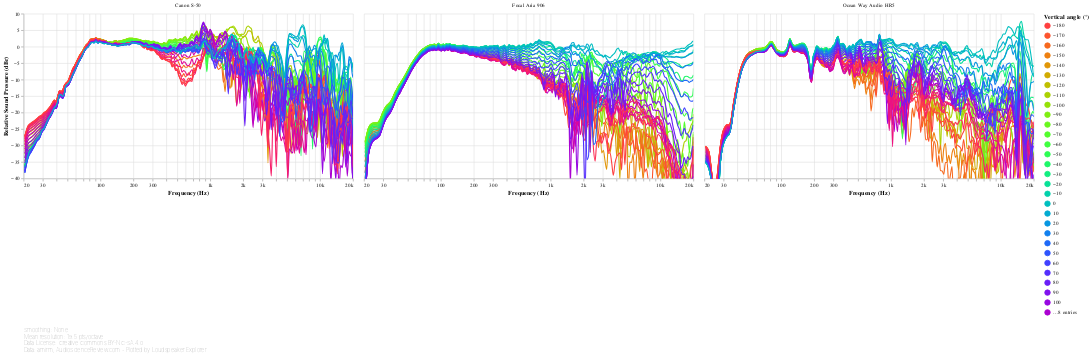

This figure's notebook cell:
### Code cell
#@markdown
off_axis_angles_chart('Vertical')

### Figure 1 — Vega-Lite specification as saved in the notebook (floating-point values rounded to 4 significant figures; data arrays with more than 128 entries replaced by an {"elided": "..."} marker saying what was removed)
{"config": {"view": {"continuousWidth": 400, "continuousHeight": 300, "opacity": 0}}, "vconcat": [{"data": {"name": "data-4b424f98f4e225de349b8585e5f045ca"}, "facet": {"type": "nominal", "field": "speaker", "title": null}, "spec": {"layer": [{"mark": {"type": "line", "clip": true, "interpolate": "monotone"}, "encoding": {"opacity": {"condition": {"value": 1, "selection": "selector021"}, "value": 0.2}}, "selection": {"selector021": {"type": "multi", "encodings": ["color"], "bind": "legend"}, "selector023": {"type": "interval", "bind": "scales", "encodings": ["x", "y"]}, "selector024": {"type": "single", "fields": ["angle"], "bind": {"input": "range", "max": 180, "min": -170, "name": "Vertical angle selector (°)", "step": 10}, "clear": "dblclick"}, "selector025": {"type": "single", "fields": ["speaker"], "bind": {"input": "select", "options": [null, "Canon S-50", "Focal Aria 906", "Ocean Way Audio HR5"], "labels": ["All", "Canon S-50", "Focal Aria 906", "Ocean Way Audio HR5"], "name": "Speaker: "}}}}, {"mark": {"type": "circle", "clip": true, "size": 100}, "encoding": {"fillOpacity": {"condition": {"value": 0.3, "selection": "selector022"}, "value": 0}}, "selection": {"selector022": {"type": "single", "on": "mouseover", "clear": "mouseout", "empty": "none", "encodings": ["x", "y"]}}}], "encoding": {"color": {"type": "quantitative", "field": "angle", "legend": {"gradientLength": 300, "type": "gradient", "values": [-180, -170, -160, -150, -140, -130, -120, -110, -100, -90, -80, -70, -60, -50, -40, -30, -20, -10, 0, 10, 20, 30, 40, 50, 60, 70, 80, 90, 100, 110, 120, 130, 140, 150, 160, 170, 180]}, "scale": {"domain": [-180, 180], "scheme": "sinebow"}, "title": "Vertical angle (°)"}, "tooltip": [{"type": "nominal", "field": "key", "title": "Vertical angle (°)"}, {"type": "quantitative", "field": "frequency", "format": ".03s", "title": "Frequency (Hz)"}, {"type": "quantitative", "field": "value", "format": ".2f", "title": "Value (dB)"}], "x": {"type": "quantitative", "axis": {"format": "s"}, "field": "frequency", "scale": {"base": 10, "domain": [20, 20000], "nice": false, "type": "log"}, "title": "Frequency (Hz)"}, "y": {"type": "quantitative", "axis": {"grid": true}, "field": "value", "scale": {"domain": [-40, 10]}, "title": ["Relative Sound Pressure (dBr)"]}}, "height": 300, "transform": [{"flatten": ["frequency", "-100", "-10", "-110", "-120", "-130", "-140", "-150", "-160", "-170", "-20", "-30", "-40", "-50", "-60", "-70", "-80", "-90", "+100", "+10", "+110", "+120", "+130", "+140", "+150", "+160", "+170", "+180", "+20", "+30", "+40", "+50", "+60", "+70", "+80", "+90", "+0"]}, {"fold": ["-100", "-10", "-110", "-120", "-130", "-140", "-150", "-160", "-170", "-20", "-30", "-40", "-50", "-60", "-70", "-80", "-90", "+100", "+10", "+110", "+120", "+130", "+140", "+150", "+160", "+170", "+180", "+20", "+30", "+40", "+50", "+60", "+70", "+80", "+90", "+0"]}, {"calculate": "toNumber(datum['key'])", "as": "angle"}, {"filter": {"selection": "selector024"}}], "width": 600}, "transform": [{"filter": {"selection": "selector025"}}]}, {"mark": "text", "height": 1, "title": {"text": ["Smoothing: None", "Mean resolution: 19.5 pts/octave", "Data License: Creative Commons BY-NC-SA 4.0", "Data: amirm, AudioScienceReview.com - Plotted by Loudspeaker Explorer"], "anchor": "start", "color": "gray", "fontSize": 10, "fontWeight": "lighter"}, "width": 600}], "resolve": {"legend": {"color": "independent"}}, "$schema": "https://vega.github.io/schema/vega-lite/v4.8.1.json", "datasets": {"data-4b424f98f4e225de349b8585e5f045ca": [{"speaker": "Canon S-50", "frequency": {"elided": "194 float values"}, "-100": {"elided": "194 float values"}, "-10": {"elided": "194 float values"}, "-110": {"elided": "194 float values"}, "-120": {"elided": "194 float values"}, "-130": {"elided": "194 float values"}, "-140": {"elided": "194 float values"}, "-150": {"elided": "194 float values"}, "-160": {"elided": "194 float values"}, "-170": {"elided": "194 float values"}, "-20": {"elided": "194 float values"}, "-30": {"elided": "194 float values"}, "-40": {"elided": "194 float values"}, "-50": {"elided": "194 float values"}, "-60": {"elided": "194 float values"}, "-70": {"elided": "194 float values"}, "-80": {"elided": "194 float values"}, "-90": {"elided": "194 float values"}, "+100": {"elided": "194 float values"}, "+10": {"elided": "194 float values"}, "+110": {"elided": "194 float values"}, "+120": {"elided": "194 float values"}, "+130": {"elided": "194 float values"}, "+140": {"elided": "194 float values"}, "+150": {"elided": "194 float values"}, "+160": {"elided": "194 float values"}, "+170": {"elided": "194 float values"}, "+180": {"elided": "194 float values"}, "+20": {"elided": "194 float values"}, "+30": {"elided": "194 float values"}, "+40": {"elided": "194 float values"}, "+50": {"elided": "194 float values"}, "+60": {"elided": "194 float values"}, "+70": {"elided": "194 float values"}, "+80": {"elided": "194 float values"}, "+90": {"elided": "194 float values"}, "+0": {"elided": "194 float values"}}, {"speaker": "Focal Aria 906", "frequency": {"elided": "194 float values"}, "-100": {"elided": "194 float values"}, "-10": {"elided": "194 float values"}, "-110": {"elided": "194 float values"}, "-120": {"elided": "194 float values"}, "-130": {"elided": "194 float values"}, "-140": {"elided": "194 float values"}, "-150": {"elided": "194 float values"}, "-160": {"elided": "194 float values"}, "-170": {"elided": "194 float values"}, "-20": {"elided": "194 float values"}, "-30": {"elided": "194 float values"}, "-40": {"elided": "194 float values"}, "-50": {"elided": "194 float values"}, "-60": {"elided": "194 float values"}, "-70": {"elided": "194 float values"}, "-80": {"elided": "194 float values"}, "-90": {"elided": "194 float values"}, "+100": {"elided": "194 float values"}, "+10": {"elided": "194 float values"}, "+110": {"elided": "194 float values"}, "+120": {"elided": "194 float values"}, "+130": {"elided": "194 float values"}, "+140": {"elided": "194 float values"}, "+150": {"elided": "194 float values"}, "+160": {"elided": "194 float values"}, "+170": {"elided": "194 float values"}, "+180": {"elided": "194 float values"}, "+20": {"elided": "194 float values"}, "+30": {"elided": "194 float values"}, "+40": {"elided": "194 float values"}, "+50": {"elided": "194 float values"}, "+60": {"elided": "194 float values"}, "+70": {"elided": "194 float values"}, "+80": {"elided": "194 float values"}, "+90": {"elided": "194 float values"}, "+0": {"elided": "194 float values"}}, {"speaker": "Ocean Way Audio HR5", "frequency": {"elided": "194 float values"}, "-100": {"elided": "194 float values"}, "-10": {"elided": "194 float values"}, "-110": {"elided": "194 float values"}, "-120": {"elided": "194 float values"}, "-130": {"elided": "194 float values"}, "-140": {"elided": "194 float values"}, "-150": {"elided": "194 float values"}, "-160": {"elided": "194 float values"}, "-170": {"elided": "194 float values"}, "-20": {"elided": "194 float values"}, "-30": {"elided": "194 float values"}, "-40": {"elided": "194 float values"}, "-50": {"elided": "194 float values"}, "-60": {"elided": "194 float values"}, "-70": {"elided": "194 float values"}, "-80": {"elided": "194 float values"}, "-90": {"elided": "194 float values"}, "+100": {"elided": "194 float values"}, "+10": {"elided": "194 float values"}, "+110": {"elided": "194 float values"}, "+120": {"elided": "194 float values"}, "+130": {"elided": "194 float values"}, "+140": {"elided": "194 float values"}, "+150": {"elided": "194 float values"}, "+160": {"elided": "194 float values"}, "+170": {"elided": "194 float values"}, "+180": {"elided": "194 float values"}, "+20": {"elided": "194 float values"}, "+30": {"elided": "194 float values"}, "+40": {"elided": "194 float values"}, "+50": {"elided": "194 float values"}, "+60": {"elided": "194 float values"}, "+70": {"elided": "194 float values"}, "+80": {"elided": "194 float values"}, "+90": {"elided": "194 float values"}, "+0": {"elided": "194 float values"}}]}}
